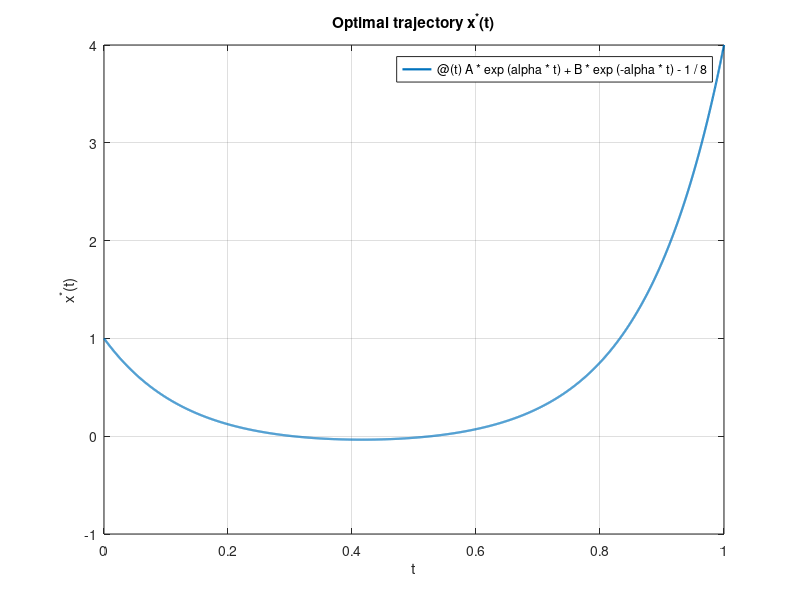
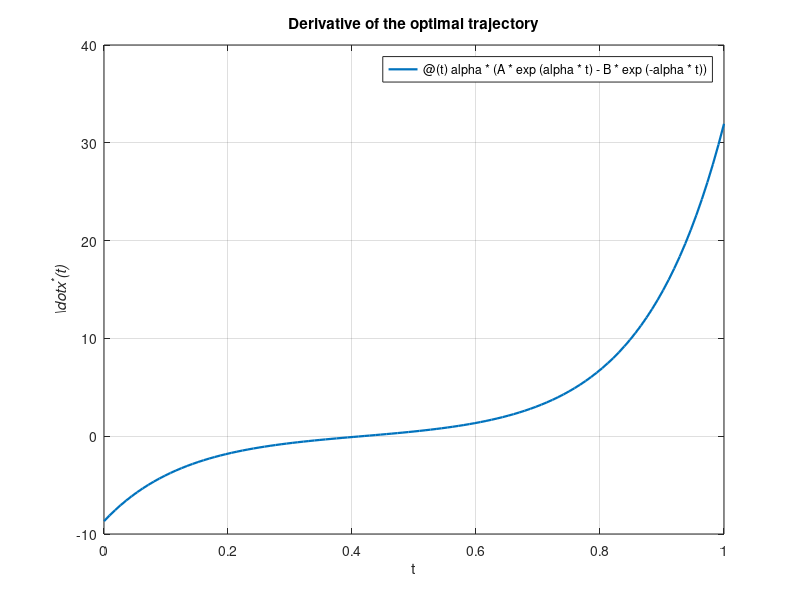

The MATLAB source for these figures, in order:

alpha = sqrt(60);
constant1= 8*( -exp(-alpha) +exp(alpha)        )
A=(33-9*exp(-alpha)) / (constant1 )
B= (-33+9*exp(alpha)) / (constant1 )

xstar  = @(t) A*exp(alpha*t) + B*exp(-alpha*t) - 1/8;
xdstar = @(t) alpha*(A*exp(alpha*t) - B*exp(-alpha*t));

F = @(t,x,xd) (xd.^2)/5 + 4*x.*xd + 12*x.^2 + 3*x;


fplot(xstar,[0,1],'LineWidth',1.6); grid on;
xlabel('t'); ylabel('x^*(t)'); title('Optimal trajectory x^*(t)');


figure; fplot(xdstar,[0,1],'LineWidth',1.6); grid on;
xlabel('t'); ylabel('\it\dot{x}^*(t)'); title('Derivative of the optimal trajectory');


Jstar = integral(@(t) F(t,xstar(t),xdstar(t)), 0, 1);
fprintf('J* (optimal) = %.6f\n', Jstar);


xalt  = @(t) 1 + 3*t;
xdalt = @(t) 3 + 0*t;
Jalt  = integral(@(t) F(t,xalt(t),xdalt(t)), 0, 1);
fprintf('J for x(t)=1+3t     = %.6f\n', Jalt);



xalt  = @(t) 2*t.^2+1+sin(pi*t/2);
xdalt = @(t) 4*t + (pi/2)*cos(pi*t/2);
Jalt  = integral(@(t) F(t,xalt(t),xdalt(t)), 0, 1);
fprintf('J for x(t)=2t^2+1+sin(pi*t/2)     = %.6f\n', Jalt);



